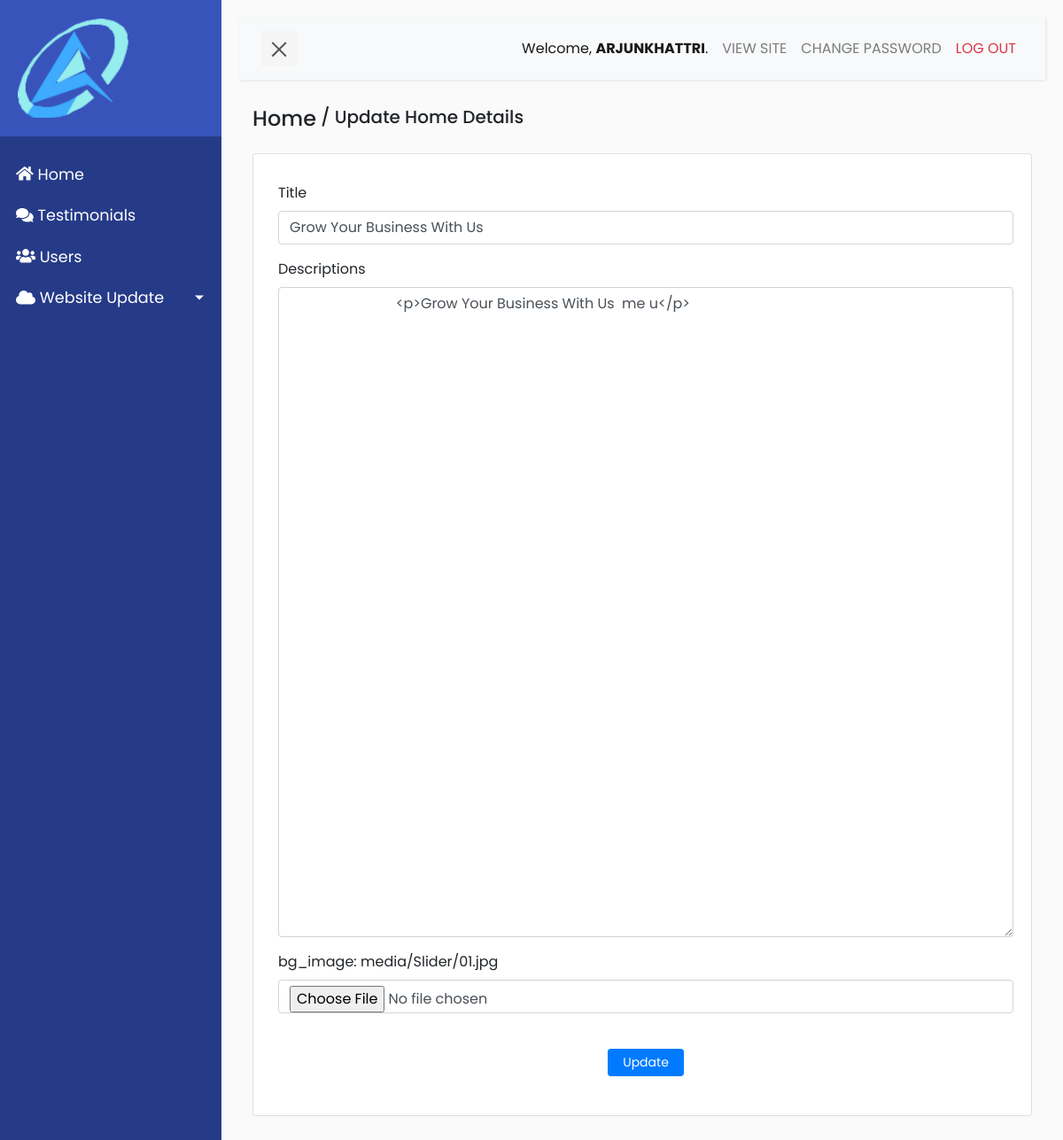
/carousel/update/Grow Your Business With Us (signed in), run on the app's committed database.
### constructionapp/models.py (models this page shows, shortened)
class SliderHome(models.Model):
    title = models.CharField(max_length=50, blank=True, null=True)
    text = RichTextUploadingField(blank=True, null=True)
    bg_image = models.ImageField(upload_to='media/Slider')

### constructionapp/views.py (the view)
# urls.py: path('carousel/update/<str:name>', views.carousel_update, name='carousel_update'),
@login_required
def carousel_update(request, name):
    carouselupdate = SliderHome.objects.get(title=name)
    if request.method=='POST':
        form = SliderHomeForm(request.POST or None, request.FILES, instance=carouselupdate)
        if form.is_valid():
            form.save()
            messages.success(request, 'carousel information updated!')
            return redirect('carousel_list')
        else:
            messages.error(request, 'Invalid home information!')
            return redirect('carousel_list')
    else:
        context = {'carouselupdate': carouselupdate}
        return render (request, 'page/carousel/update.html', context)

### constructionapp/templates/page/carousel/update.html (shortened to what this page needs)
{% extends 'base.html' %}
{% block content %}
<div class="container">
    <div class="row">
        <div class="col-xs-12 col-sm-12 col-md-12 col-xl-12 d-flex">
                <h4 class=" mb-4">Home</h4>
            <h5>
                &nbsp;/&nbsp;Update Home Details
            </h5>
        </div>
    </div>
   {% if carouselupdate %}
   <div class="row">
      <div class="col-xs-12 col-sm-12 col-md-12 col-xl-12">
         <div class="card mb-4 pl-2 pt-2">
            <div class="card-body mb-2">
                 <form method="POST" enctype="multipart/form-data">
                    <div class="form-group">
                        <label
                            for="title"
                            class="mt-1">
                            Title
                        </label>
                        <input
                            type="text"
                            name="title"
                            id="title"
                            value="{{carouselupdate.title}}"
                            tabindex="1"
                            class="form-control"
                            autocomplete="title" >
                    </div>
                    <div class="form-group">
                        <label for="text">Descriptions</label>
                        <textarea
                            name="text"
                            rows="30"
                            cols="80"
                            id="text"
                            class="form-control"
                            tabindex="2"
                            required
                            >
                            {{carouselupdate.text | safe}}
                        </textarea>
                    </div>
                    <div class="form-group">
                        <label for="bg_image">
                            bg_image:
                            <a href="/media/Slider{{carouselupdate.bg_image}}">
                            {{carouselupdate.bg_image}}
                            </a>
                        </label>
                        <input
                            type="file"
                            class="form-control"
                            name="bg_image"
                            id="bg_image"
                            tabindex="3"
                            required>
                    </div>
                    <div class="form-group text-center">
                        <input
                            type="submit"
                            class="btn btn-primary btn-sm mt-4 pl-3 pr-3 text-center"
                            value="Update">
                    </div>
                </form>
            </div>
         </div>
      </div>
   </div>
   {% endif %}
</div>
{% endblock content %}

### constructionapp/templates/base.html (shortened to what this page needs)
{% load static %}
<!DOCTYPE html>
<html>
<head>
    <link
        rel="stylesheet"
        href="https://stackpath.bootstrapcdn.com/bootstrap/4.1.0/css/bootstrap.min.css"
>
    <link
        rel="stylesheet" href="{% static 'css/base.css' %}">
    <link
        rel="stylesheet"
        href="https://use.fontawesome.com/releases/v5.2.0/css/all.css"
>
</head>
<body>
    <div class="wrapper">
        <nav id="sidebar">
            <div class="sidebar-header">
                <a href="https://eliteconsultancy.netlify.app/">
                    <img src="{% static 'images/logo.png' %}" alt="NGT Logo" class="img-responsive" style="width:60%;height: auto;">
                </a>
            </div>
            <ul class="list-unstyled components ml-2">
                <li class="active">
                    <a href="{% url 'dashboard' %}">
                        <i class="fa fa-home" aria-hidden="true"></i>
                        Home
                    </a>
                </li>
                <li>
                    <a href="{% url 'testimonials_list' %}">
                        <i class="fa fa-comments" aria-hidden="true"></i>
                        Testimonials
                    </a>
                </li>
                <li>
                    <a href="{% url 'list_admins' %}">
                        <i class="fa fa-users" aria-hidden="true"></i>
                        Users
                    </a>
                </li>
                <li >
                    <a href="#uiSubmenu" data-toggle="collapse" aria-expanded="false" class="dropdown-toggle">
                        <i class="fa fa-cloud" aria-hidden="true"></i>
                        Website Update
                    </a>
                </li>
        </nav>
        <div id="content">
            <nav class="navbar navbar-expand-lg navbar-light bg-light">
                <div class="container-fluid">
                    <button type="button" id="sidebarCollapse" class="navbar-btn">
                        <span></span>
                    </button>
                    <div class="collapse navbar-collapse" id="navbarSupportedContent">
                        <ul class="nav navbar-nav ml-auto">
                            <li class="nav-item active">
                                <div class="nav-link text-capitalize" >Welcome, <span class="text-uppercase font-weight-bold">{{user.get_username}}</span>. </div>
                            </li>
                            <li class="nav-item">
                                <a href="https://eliteconsultancy.netlify.app/" target="_blank" class="text-uppercase nav-link">View Site</a>
                            </li>
                            <li class="nav-item">
                                <a href="{% url 'change_admin_pw' %}" class="nav-link text-uppercase">Change Password</a>
                            </li>
                            <li class="nav-item">
                                <a href="{% url 'admin_logout' %}" class="text-uppercase nav-link text-danger">Log out</a>
                            </li>
                        </ul>
                    </div>
                </div>
            </nav>
            {% block content %}
            {% endblock content %}
    </div>
</body>
</html>

### static/css/base.css (style rules this page uses)
body { font-family: 'Poppins', sans-serif; background: #fafafa; }
a, a:hover, a:focus { color: inherit; text-decoration: none; transition: all 0.3s; }
.navbar { padding: 15px 10px; background: #fff; border: none; border-radius: 0; margin-bottom: 30px; box-shadow: 1px 1px 3px rgba(0, 0, 0, 0.1); }
.navbar-btn { box-shadow: none; outline: none !important; border: none; }
.wrapper { display: flex; width: 100%; align-items: stretch; perspective: 1500px; }
#sidebar { min-width: 250px; max-width: 250px; background: #263b88; color: #fff; transition: all 0.6s cubic-bezier(0.945, 0.020, 0.270, 0.665); transform-origin: bottom left; }
#sidebar .sidebar-header { padding: 20px; background: #3854bb; }
#sidebar ul.components { padding: 20px 0; }
#sidebar ul li a { padding: 10px; font-size: 1.1em; display: block; }
#sidebar ul li.active > a, a[aria-expanded="true"] { color: #fff; background: #263b88; }
a[data-toggle="collapse"] { position: relative; }
.dropdown-toggle::after { display: block; position: absolute; top: 50%; right: 20px; transform: translateY(-50%); }
#content { width: 100%; padding: 20px; min-height: 100vh; transition: all 0.3s; }
#sidebarCollapse { width: 40px; height: 40px; background: #f5f5f5; cursor: pointer; }
#sidebarCollapse span { width: 80%; height: 2px; margin: 0 auto; display: block; background: #555; transition: all 0.8s cubic-bezier(0.810, -0.330, 0.345, 1.375); transition-delay: 0.2s; }
#sidebarCollapse span:last-of-type { transform: rotate(-45deg) translate(1px, -1px); }

### data on the page
SliderHome: title "Grow Your Business With Us", text "<p>Grow Your Business With Us me u</p>", bg_image "media/Slider/01.jpg"

### other printed values
{{ user.get_username }} "ARJUNKHATTRI"
